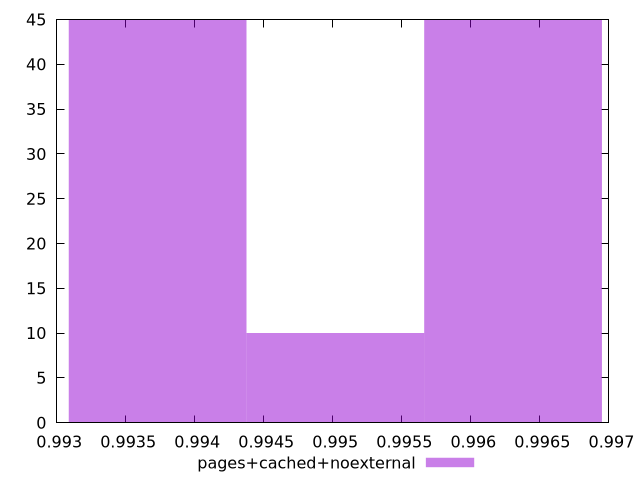

Here is the gnuplot script that generated this plot:
$_pagesCachedNoexternal <<EOF
0.996306024711239 45
0.9937315905388585 45
0.9950188076250487 10
EOF
set key outside below
set terminal pngcairo
set output "report_00006_2020-11-02T20-21-41.718Z/first-cpu-idle/pages+cached+noexternal//hist.png"
set yrange [0:45]
set boxwidth 0.0012872170861902312
set style fill transparent solid 0.5 noborder
plot $_pagesCachedNoexternal title "pages+cached+noexternal" with boxes ,
